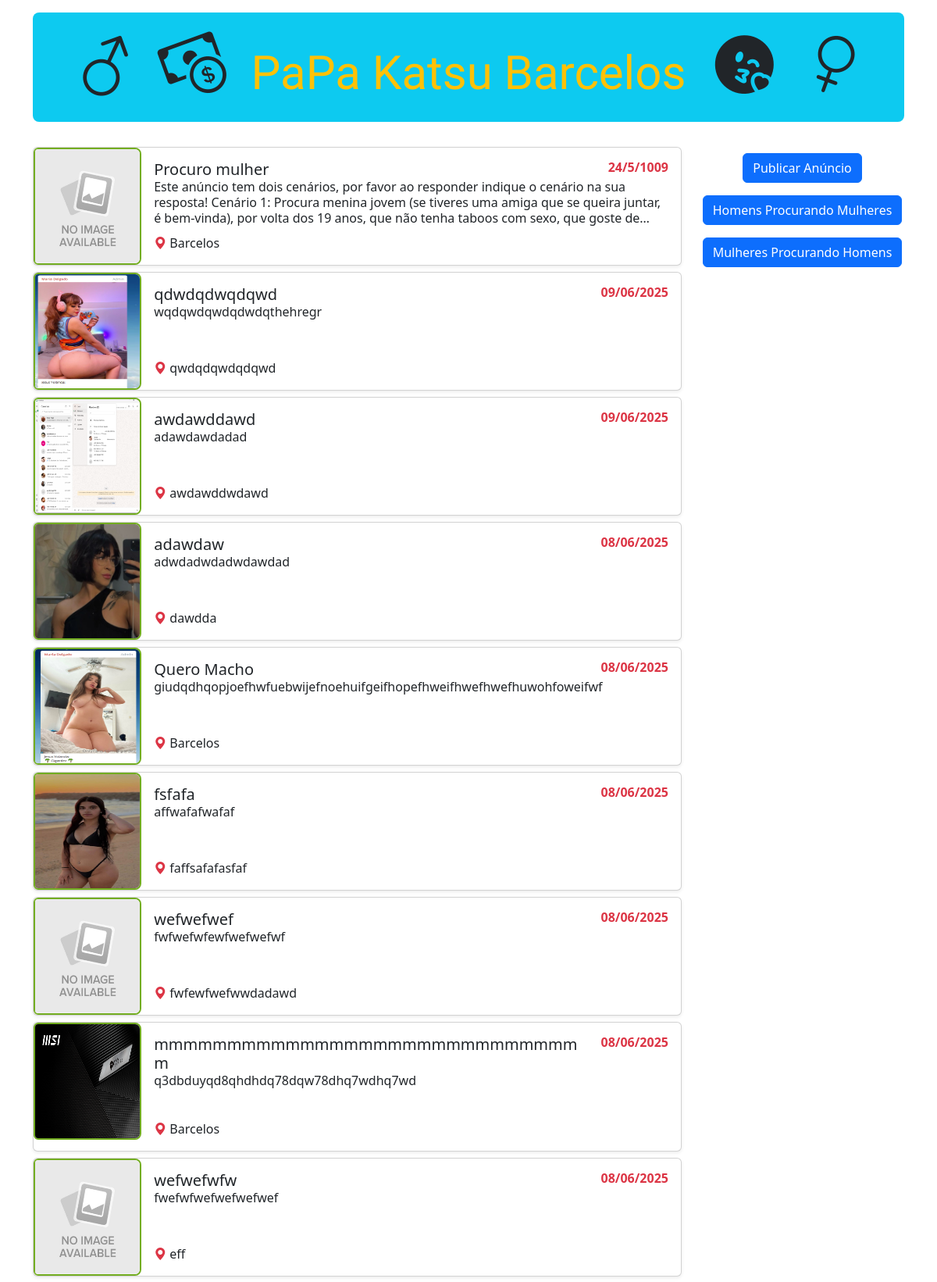
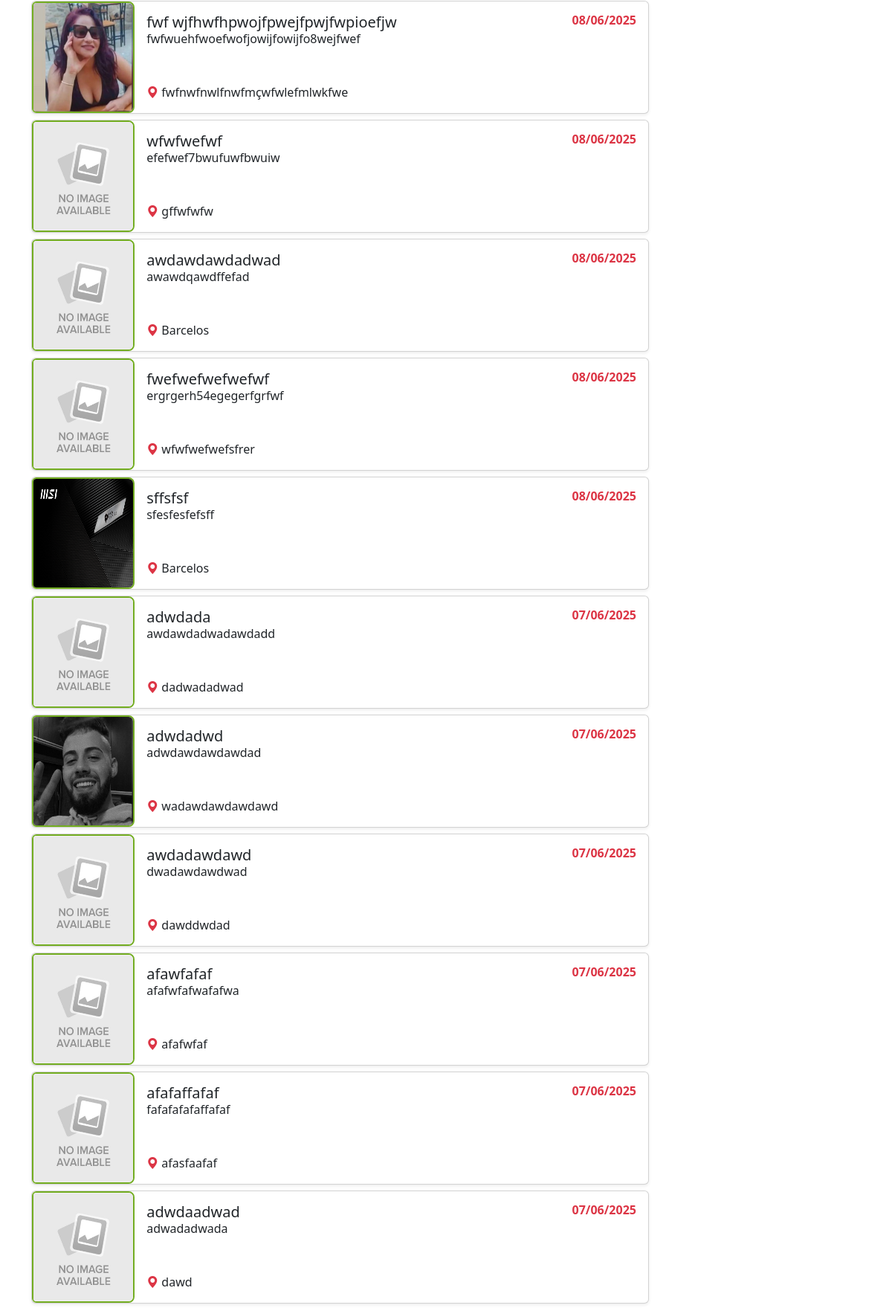
/index (upper part), run on the app's committed database (2 pictures, top to bottom).
### main.py (models this page shows, shortened)
class Advertise(db.Model):
    id: Mapped[int] = mapped_column(primary_key=True, autoincrement=True)
    city: Mapped[str] = mapped_column(nullable=False)  # Removi unique=True, pois cidades podem repetir
    gender: Mapped[int] = mapped_column(nullable=False)
    date: Mapped[str] = mapped_column(nullable=False)  # Use Mapped[str] para a data se for string
    title: Mapped[str] = mapped_column(nullable=False)
    location: Mapped[str] = mapped_column(nullable=False)
    advertise: Mapped[str] = mapped_column(Text, nullable=False)
    email: Mapped[str] = mapped_column(nullable=False)
    upload: Mapped[str] = mapped_column(Text, nullable=True)
    upload1: Mapped[str] = mapped_column(Text, nullable=True)
    upload2: Mapped[str] = mapped_column(Text, nullable=True)
    upload3: Mapped[str] = mapped_column(Text, nullable=True)
    views: Mapped[int] = mapped_column(default=0, nullable=False)

### main.py (the view)
@app.route('/')
@app.route('/index')
def index():
    category = None
    category = request.args.get('category')
    error_message = request.args.get('error')
    page = request.args.get('page', 1, type=int)
    if category:
        query = db.session.query(Advertise).where(Advertise.gender == category).order_by(Advertise.date.desc())
    else:
        query = db.session.query(Advertise).order_by(Advertise.date.desc())
    advertises = query.paginate(page=page, per_page=20, error_out=False)
    next_url = url_for('index', page=advertises.next_num) \
        if advertises.has_next else None
    prev_url = url_for('index', page=advertises.prev_num) \
        if advertises.has_prev else None
    return render_template("index.html", advertises=advertises, next_url=next_url,
                           prev_url=prev_url, error=error_message)

### templates/index.html (shortened to what this page needs)
{% extends "layout.html" %}
{% block content %}
<div class="container my-3">
  <div class="p-3 text-center bg-info rounded-3 d-flex justify-content-evenly align-items-center position-relative">
    <h1 class="icon-size"><i class="bi bi-gender-male"></i></h1>
    <h1 class="icon-size"><i class="bi bi-cash-coin"></i></h1>
    <h1 class="borel-regular text-warning mb-0 mt-3" style="font-size: 60px;">
      PaPa Katsu Barcelos
    </h1>
    <h1 class="icon-size1"><i class="bi bi-emoji-kiss-fill"></i></h1>
    <h1 class="icon-size1"><i class="bi bi-gender-female"></i></h1>
  </div>
</div>
<div class="container my-4">
    <div class="row">
        <article class="col-md-9">
            {% for advertise in advertises %}
            <div class="mt-2 mb-2">
                <div class="card shadow-sm fixed-card-height">
                    <div class="row g-0 h-100">
                        <div class="col-md-2 d-flex align-items-stretch">
                            <img alt="{{ advertise.upload | safe }}"
                                 class="rounded-start img_card w-100"
                                 onerror='this.onerror=null; this.src="{{ url_for("static", filename="img/No_Image_Available.jpg") }}";'
                                 src="{{ advertise.upload | safe }}">
                        </div>
                        <div class="col-md-10 d-flex align-items-stretch">
                            <div class="card-body w-100 d-flex flex-column">
                                <div class="row">
                                <h5 class="col-10 card-title mb-0 texto">{{ advertise.title | safe }}</h5>
                                <h6 class=" col-2 card-title mb-0 texto fw-bold text-danger text-end">{{ advertise.date.split()[0] | safe }}</h6>
                                    </div>
                                <div class="flex-grow-1">
                                    <p class="card-title lh-sm mb-0 text-truncate-multiline" style="height: 60px;">{{
                                        advertise.advertise | safe }}</p>
                                </div>
                                 <p class="card-text mb-0 mt-auto"> <i class="bi bi-geo-alt-fill text-danger"></i> {{ advertise.location | safe }}
    </p>
                            </div>
                        </div>
                    </div>
                </div>
            </div>
            {% endfor %}
        </article>
        <aside class="col-md-3">
            <div class=" my-3 align-items-center d-flex justify-content-center" style="position: relative; z-index: 2;">
                <a class="btn btn-primary" href="{{ url_for('new_advertise') }}">Publicar Anúncio</a>
            </div>
            <div class="my-3 align-items-center d-flex justify-content-center">
                <a class="btn btn-primary" href="{{ url_for('index', category='1') }}">Homens Procurando
                    Mulheres</a>
            </div>
            <div class="my-3 align-items-center d-flex justify-content-center">
                <a class="btn btn-primary" href="{{ url_for('index', category='0') }}">Mulheres
                    Procurando Homens</a>
            </div>
        </aside>
    </div>
</div>
{% endblock %}

### templates/layout.html (shortened to what this page needs)
<!doctype html>
<html>
  <head>
    {% block head %}
    <link href="{{ url_for('static', filename='css/styles.css') }}" rel="stylesheet">
    <link href="https://cdn.jsdelivr.net/npm/bootstrap@5.3.6/dist/css/bootstrap.min.css"
 rel="stylesheet">
    <link href="https://cdn.jsdelivr.net/npm/bootstrap-icons@1.13.1/font/bootstrap-icons.min.css" rel="stylesheet">
    {% endblock %}
  </head>
  <body>
    <div id="content">{% block content %}{% endblock %}</div>
  </body>
</html>

### static/css/styles.css (style rules this page uses)
.borel-regular { font-family: "Borel", cursive; font-weight: 200; font-style: normal; }
.icon-size { font-size: 75px; transform: rotate(-20deg); padding-top:10px }
.icon-size1 { font-size: 75px; transform: rotate(20deg); }
.fixed-card-height { height: 150px; }
.card-body { height: 100%; display: flex; flex-direction: column; justify-content: space-between; }
.img_card { height: 150px; width: 100%; object-fit: fill; border-radius: 8px; border: 2px solid #73AD21; }
.texto { white-space: normal; overflow: hidden; text-overflow: ellipsis; }
.text-truncate-multiline { display: -webkit-box; -webkit-line-clamp: 3; -webkit-box-orient: vertical; overflow: hidden; text-overflow: ellipsis; white-space: normal; }

### data on the page
Advertise: title "Procuro mulher", date "24/5/1009", advertise "Este anúncio tem dois cenários, por favor ao responder indique o cenário na sua resposta! Cenário 1: Procura menina jovem (se tiveres uma amiga que se queira juntar, é bem-vinda), por volta dos 19 anos, que não tenha taboos com sexo, que goste…", location "Barcelos"
Advertise: upload (picture), title "qdwdqdwqdqwd", date "09/06/2025", advertise "wqdqwdqwdqdwdqthehregr", location "qwdqdqwdqdqwd"
Advertise: upload (picture), title "awdawddawd", date "09/06/2025", advertise "adawdawdadad", location "awdawddwdawd"
Advertise: upload (picture), title "adawdaw", date "08/06/2025", advertise "adwdadwdadwdawdad", location "dawdda"
Advertise: upload (picture), title "Quero Macho", date "08/06/2025", advertise "giudqdhqopjoefhwfuebwijefnoehuifgeifhopefhweifhwefhwefhuwohfoweifwf", location "Barcelos"
Advertise: upload (picture), title "fsfafa", date "08/06/2025", advertise "affwafafwafaf", location "faffsafafasfaf"
Advertise: title "wefwefwef", date "08/06/2025", advertise "fwfwefwfewfwefwefwf", location "fwfewfwefwwdadawd"
Advertise: upload (picture), title "mmmmmmmmmmmmmmmmmmmmmmmmmmmmmm", date "08/06/2025", advertise "q3dbduyqd8qhdhdq78dqw78dhq7wdhq7wd", location "Barcelos"
Advertise: title "wefwefwfw", date "08/06/2025", advertise "fwefwfwefwefwefwef", location "eff"
Advertise: upload (picture), title "fwf wjfhwfhpwojfpwejfpwjfwpioefjw", date "08/06/2025", advertise "fwfwuehfwoefwofjowijfowijfo8wejfwef", location "fwfnwfnwlfnwfmçwfwlefmlwkfwe"
Advertise: title "wfwfwefwf", date "08/06/2025", advertise "efefwef7bwufuwfbwuiw", location "gffwfwfw"
Advertise: title "awdawdawdadwad", date "08/06/2025", advertise "awawdqawdffefad", location "Barcelos"
Advertise: title "fwefwefwefwefwf", date "08/06/2025", advertise "ergrgerh54egegerfgrfwf", location "wfwfwefwefsfrer"
Advertise: title "sffsfsf", date "08/06/2025", advertise "sfesfesfefsff", location "Barcelos"
Advertise: title "adwdada", date "07/06/2025", advertise "awdawdadwadawdadd", location "dadwadadwad"
Advertise: shows a picture, title "adwdadwd", date "07/06/2025", advertise "adwdawdawdawdad", location "wadawdawdawdawd"
Advertise: title "awdadawdawd", date "07/06/2025", advertise "dwadawdawdwad", location "dawddwdad"
Advertise: title "afawfafaf", date "07/06/2025", advertise "afafwfafwafafwa", location "afafwfaf"
Advertise: title "afafaffafaf", date "07/06/2025", advertise "fafafafafaffafaf", location "afasfaafaf"
Advertise: title "adwdaadwad", date "07/06/2025", advertise "adwadadwada", location "dawd"
